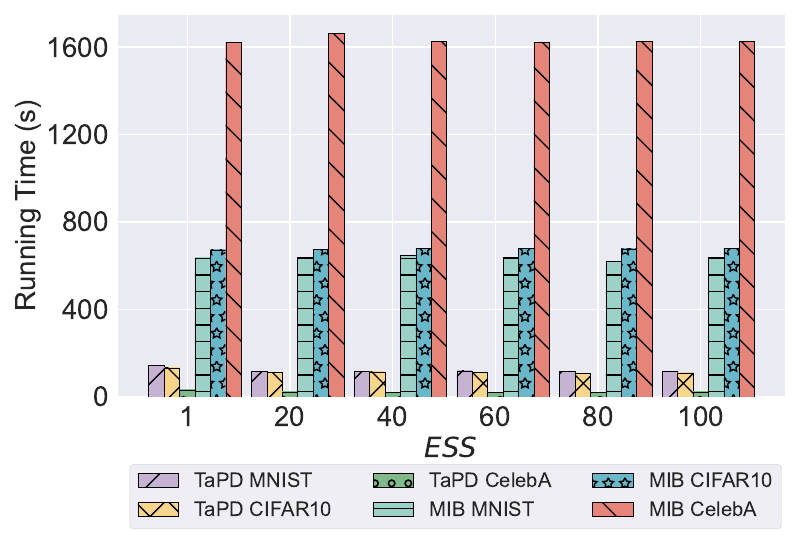

Generate this figure with Python:
import matplotlib.pyplot as plt
import numpy as np

# user num = 50
labels = ['1', '20', '40', '60', '80', '100']
#unl_fr = [10*10*0.22 *5, 10*10*0.22*5, 10*10*0.22 *5, 10*10*0.22*5 , 10*10*0.22*5  , 10*10*0.22*5  ]



unl_muv_MNIST = [145.4497, 116.9057  , 118.2206 , 119.850, 118.458, 116.92136]
unl_mib_MNIST = [636.6597 , 638.42  , 648.6431 , 638.9856858, 620, 639]

unl_muv_CIFAR = [133.75, 111.596  , 114.632 , 112.850, 109.458, 110.83 ]
unl_mib_CIFAR = [672.6597 , 673.42  , 678.6431 , 678.9856858, 677, 679]

unl_muv_CelebA = [32.3621, 23.749 , 21.41661, 22.37170, 21.5619, 23.5819]
unl_mib_CelebA = [1622.582  , 1663.4467 , 1625.5774, 1620.929, 1627.0406, 1625.699]



for i in range(len(labels)):
    unl_muv_MNIST[i] = unl_muv_MNIST[i]
    unl_mib_MNIST[i] = unl_mib_MNIST[i]
    unl_muv_CIFAR[i] = unl_muv_CIFAR[i]
    unl_mib_CIFAR[i] = unl_mib_CIFAR[i]
    unl_muv_CelebA[i] = unl_muv_CelebA[i]
    unl_mib_CelebA[i] = unl_mib_CelebA[i]


x = np.arange(len(labels))  # the label locations
width = 0.9 # the width of the bars
# no_noise = np.around(no_noise,0)
# samping = np.around(samping,0)
# ldp = np.around(ldp,0)

plt.style.use('seaborn')
plt.figure()
#plt.subplots(figsize=(8, 5.3))
plt.bar(x - width /6 - width / 6 , unl_muv_MNIST, width=width/6, label='TaPD MNIST', color='#C6B3D3', edgecolor='black', hatch='/')

plt.bar(x - width / 6 , unl_muv_CIFAR, width=width/6,  label='TaPD CIFAR10', color='#F7D58B', edgecolor='black' , hatch='x')
plt.bar(x , unl_muv_CelebA, width=width/6, label='TaPD CelebA', color='#80BA8A', edgecolor='black', hatch='o')


plt.bar(x + width / 6  , unl_mib_MNIST,   width=width/6, label='MIB MNIST', color='#9CD1C8', edgecolor='black',  hatch='-')

plt.bar(x + width / 6 + width/6 , unl_mib_CIFAR, width=width/6, label='MIB CIFAR10', color='#6BB7CA', edgecolor='black', hatch='*')


plt.bar(x + width / 6 + width / 6 + width/6  , unl_mib_CelebA,   width=width/6, label='MIB CelebA', color='#E58579', edgecolor='black', hatch='\\')


# plt.bar(x - width / 8 - width / 16, unl_vib, width=0.168, label='PriMU$_{w}$', color='cornflowerblue', hatch='*')
# plt.bar(x + width / 8, unl_self_r, width=0.168, label='PriMU$_{w/o}$', color='g', hatch='x')
# plt.bar(x + width / 2 - width / 8 + width / 16, unl_hess_r, width=0.168, label='HBFU', color='orange', hatch='\\')


# plt.bar(x - width / 2.5 ,  unl_br, width=width/3, label='VBU', color='orange', hatch='\\')
# plt.bar(x,unl_self_r, width=width/3, label='RFU-SS', color='g', hatch='x')
# plt.bar(x + width / 2.5,  unl_hess_r, width=width/3, label='HBU', color='tomato', hatch='-')


# Add some text for labels, title and custom x-axis tick labels, etc.
plt.ylabel('Running Time (s)', fontsize=20)
# ax.set_title('Performance of Different Users n')
plt.xticks(x, labels, fontsize=20)
# ax.set_xticklabels(labels,fontsize=15)

my_y_ticks = np.arange(0, 1650, 400)
plt.yticks(my_y_ticks, fontsize=20)
# ax.set_yticklabels(my_y_ticks,fontsize=15)
# plt.grid(axis='y')
# plt.legend(loc='upper left', fontsize=20)
plt.legend( frameon=True, facecolor='#EAEAF2', loc='best', bbox_to_anchor=(1.01, -0.15),
           ncol=3, fontsize=14.6,)

# mode="expand",  columnspacing=1.0,  borderaxespad=0., framealpha=0.5,handletextpad=0.5
#title = 'Methods and Datasets',

plt.xlabel('$\it{ESS}$' ,fontsize=20)
# ax.bar_label(rects1, padding=1)
# ax.bar_label(rects2, padding=3)
# ax.bar_label(rects3, padding=3)

plt.tight_layout()

plt.rcParams['figure.figsize'] = (2.0, 1)
plt.rcParams['image.interpolation'] = 'nearest'
plt.rcParams['figure.subplot.left'] = 0.11
plt.rcParams['figure.subplot.bottom'] = 0.08
plt.rcParams['figure.subplot.right'] = 0.977
plt.rcParams['figure.subplot.top'] = 0.969
plt.savefig('mnist_rt_sample_size_bar.pdf', format='pdf', dpi=200)
plt.show()
